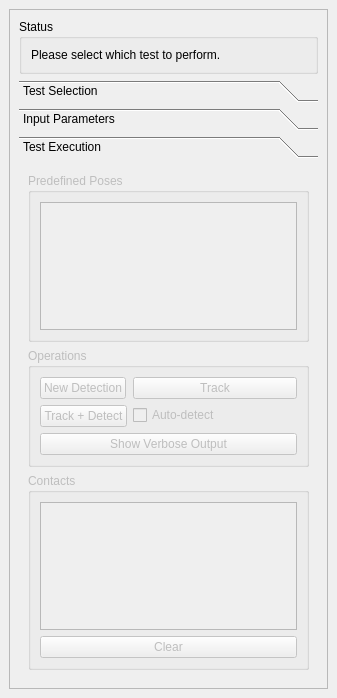
<?xml version="1.0" encoding="UTF-8"?>
<ui version="4.0">
 <class>ContactDetectionTestPlugin</class>
 <widget class="QDockWidget" name="ContactDetectionTestPlugin">
  <property name="geometry">
   <rect>
    <x>0</x>
    <y>0</y>
    <width>337</width>
    <height>698</height>
   </rect>
  </property>
  <property name="autoFillBackground">
   <bool>false</bool>
  </property>
  <property name="windowTitle">
   <string>Contact Detection Test Plugin</string>
  </property>
  <widget class="QWidget" name="dockWidgetContents">
   <layout class="QHBoxLayout" name="horizontalLayout_4">
    <item>
     <widget class="QScrollArea" name="scrollArea">
      <property name="frameShape">
       <enum>QFrame::StyledPanel</enum>
      </property>
      <property name="frameShadow">
       <enum>QFrame::Sunken</enum>
      </property>
      <property name="lineWidth">
       <number>1</number>
      </property>
      <property name="widgetResizable">
       <bool>true</bool>
      </property>
      <widget class="QWidget" name="scrollAreaWidgetContents">
       <property name="geometry">
        <rect>
         <x>0</x>
         <y>0</y>
         <width>317</width>
         <height>653</height>
        </rect>
       </property>
       <layout class="QVBoxLayout" name="verticalLayout_6">
        <item>
         <widget class="QGroupBox" name="statusBox">
          <property name="title">
           <string>Status</string>
          </property>
          <layout class="QGridLayout" name="gridLayout_3">
           <item row="0" column="0">
            <widget class="QLabel" name="status">
             <property name="text">
              <string>Please select which test to perform.</string>
             </property>
             <property name="wordWrap">
              <bool>true</bool>
             </property>
            </widget>
           </item>
          </layout>
         </widget>
        </item>
        <item>
         <widget class="QToolBox" name="toolBox">
          <property name="currentIndex">
           <number>2</number>
          </property>
          <widget class="QWidget" name="selectionBox">
           <property name="geometry">
            <rect>
             <x>0</x>
             <y>0</y>
             <width>299</width>
             <height>483</height>
            </rect>
           </property>
           <attribute name="label">
            <string>Test Selection</string>
           </attribute>
           <layout class="QGridLayout" name="gridLayout_2">
            <item row="2" column="0">
             <widget class="QListWidget" name="testList"/>
            </item>
            <item row="1" column="0">
             <widget class="QLabel" name="testListLabel">
              <property name="text">
               <string>Test:</string>
              </property>
             </widget>
            </item>
           </layout>
          </widget>
          <widget class="QWidget" name="parameterBox">
           <property name="enabled">
            <bool>false</bool>
           </property>
           <property name="geometry">
            <rect>
             <x>0</x>
             <y>0</y>
             <width>299</width>
             <height>483</height>
            </rect>
           </property>
           <attribute name="label">
            <string>Input Parameters</string>
           </attribute>
           <layout class="QGridLayout" name="gridLayout"/>
          </widget>
          <widget class="QWidget" name="executionBox">
           <property name="enabled">
            <bool>false</bool>
           </property>
           <property name="geometry">
            <rect>
             <x>0</x>
             <y>0</y>
             <width>299</width>
             <height>483</height>
            </rect>
           </property>
           <attribute name="label">
            <string>Test Execution</string>
           </attribute>
           <layout class="QVBoxLayout" name="verticalLayout">
            <item>
             <widget class="QGroupBox" name="posesBox">
              <property name="title">
               <string>Predefined Poses</string>
              </property>
              <layout class="QHBoxLayout" name="horizontalLayout">
               <item>
                <widget class="QListWidget" name="poses">
                 <property name="editTriggers">
                  <set>QAbstractItemView::NoEditTriggers</set>
                 </property>
                 <property name="selectionMode">
                  <enum>QAbstractItemView::SingleSelection</enum>
                 </property>
                </widget>
               </item>
              </layout>
             </widget>
            </item>
            <item>
             <widget class="QGroupBox" name="resultsBox">
              <property name="title">
               <string>Operations</string>
              </property>
              <layout class="QFormLayout" name="formLayout">
               <item row="2" column="0">
                <widget class="QPushButton" name="_detectBtn">
                 <property name="text">
                  <string>New Detection</string>
                 </property>
                </widget>
               </item>
               <item row="5" column="0" colspan="2">
                <widget class="QPushButton" name="_verbose">
                 <property name="enabled">
                  <bool>false</bool>
                 </property>
                 <property name="text">
                  <string>Show Verbose Output</string>
                 </property>
                </widget>
               </item>
               <item row="2" column="1">
                <widget class="QPushButton" name="_trackBtn">
                 <property name="enabled">
                  <bool>false</bool>
                 </property>
                 <property name="text">
                  <string>Track</string>
                 </property>
                </widget>
               </item>
               <item row="4" column="0">
                <widget class="QPushButton" name="_trackDetectBtn">
                 <property name="enabled">
                  <bool>false</bool>
                 </property>
                 <property name="text">
                  <string>Track + Detect</string>
                 </property>
                </widget>
               </item>
               <item row="4" column="1">
                <widget class="QCheckBox" name="_autoDetect">
                 <property name="toolTip">
                  <string>Check to automatically repeat operation when state is changed in RobWorkStudio.</string>
                 </property>
                 <property name="text">
                  <string>Auto-detect</string>
                 </property>
                </widget>
               </item>
              </layout>
             </widget>
            </item>
            <item>
             <widget class="QGroupBox" name="contactsGroup">
              <property name="title">
               <string>Contacts</string>
              </property>
              <layout class="QGridLayout" name="gridLayout_4">
               <item row="0" column="0">
                <widget class="ContactTableWidget" name="_contacts"/>
               </item>
               <item row="1" column="0">
                <widget class="QPushButton" name="_clear">
                 <property name="enabled">
                  <bool>false</bool>
                 </property>
                 <property name="text">
                  <string>Clear</string>
                 </property>
                </widget>
               </item>
              </layout>
             </widget>
            </item>
            <item>
             <spacer name="verticalSpacer">
              <property name="orientation">
               <enum>Qt::Vertical</enum>
              </property>
              <property name="sizeHint" stdset="0">
               <size>
                <width>20</width>
                <height>40</height>
               </size>
              </property>
             </spacer>
            </item>
           </layout>
          </widget>
         </widget>
        </item>
       </layout>
      </widget>
     </widget>
    </item>
   </layout>
  </widget>
 </widget>
 <customwidgets>
  <customwidget>
   <class>ContactTableWidget</class>
   <extends>QTableWidget</extends>
   <header location="global">rwsimlibs/gui/ContactTableWidget.hpp</header>
  </customwidget>
 </customwidgets>
 <resources>
  <include location="resources.qrc"/>
 </resources>
 <connections/>
</ui>
